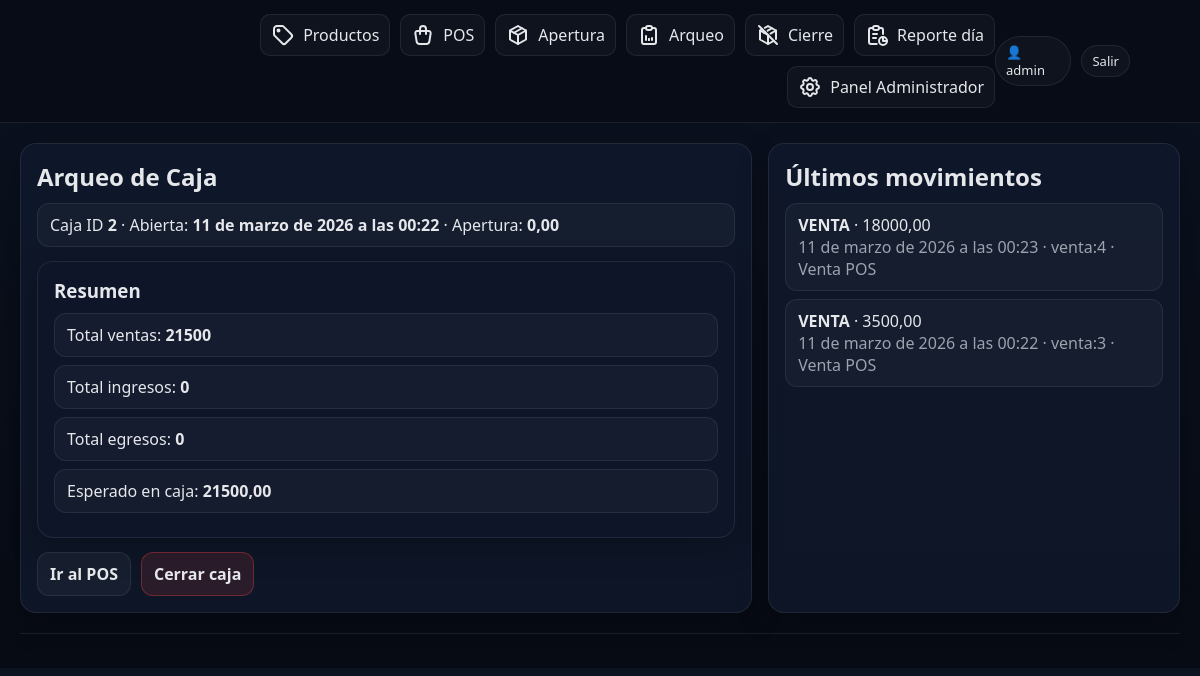
The page /caja/arqueo/ (signed in) on the database its author committed.
### apps/caja/models.py (models this page shows, shortened)
class CajaSesion(models.Model):
    class Estado(models.TextChoices):
        ABIERTA = "ABIERTA", "Abierta"
        CERRADA = "CERRADA", "Cerrada"
    usuario = models.ForeignKey(
        settings.AUTH_USER_MODEL,
        on_delete=models.PROTECT,
        related_name="cajas",
    )
    estado = models.CharField(
        max_length=10,
        choices=Estado.choices,
        default=Estado.ABIERTA,
    )
    fecha_apertura = models.DateTimeField(auto_now_add=True)
    monto_apertura = models.DecimalField(max_digits=12, decimal_places=2, default=0)
    fecha_cierre = models.DateTimeField(blank=True, null=True)
    monto_cierre_declarado = models.DecimalField(max_digits=12, decimal_places=2, blank=True, null=True)
    notas = models.CharField(max_length=255, blank=True)
    class Meta:
        ordering = ["-fecha_apertura"]
        verbose_name = "Caja (Sesión)"
        verbose_name_plural = "Cajas (Sesiones)"

class MovimientoCaja(models.Model):
    class Tipo(models.TextChoices):
        VENTA = "VENTA", "Venta"
        INGRESO = "INGRESO", "Ingreso"
        EGRESO = "EGRESO", "Egreso"
        AJUSTE = "AJUSTE", "Ajuste"
    caja_sesion = models.ForeignKey(
        CajaSesion,
        on_delete=models.PROTECT,
        related_name="movimientos",
    )
    tipo = models.CharField(max_length=10, choices=Tipo.choices)
    monto = models.DecimalField(max_digits=12, decimal_places=2)
    referencia = models.CharField(max_length=80, blank=True)  # ej: "venta:123"
    motivo = models.CharField(max_length=255, blank=True)
    usuario = models.ForeignKey(settings.AUTH_USER_MODEL, on_delete=models.PROTECT)
    creado_en = models.DateTimeField(auto_now_add=True)
    class Meta:
        ordering = ["-creado_en"]
        verbose_name = "Movimiento de Caja"
        verbose_name_plural = "Movimientos de Caja"

### apps/caja/views.py (the view)
# urls.py: path("arqueo/", views.arqueo_caja, name="arqueo"),
@login_required
def arqueo_caja(request):
    caja = get_caja_abierta(request.user)
    if not caja:
        messages.warning(request, "No hay caja abierta. Abrí una caja para comenzar.")
        return redirect("caja:apertura")
    movs = caja.movimientos.all()
    total_ingresos = movs.filter(tipo=MovimientoCaja.Tipo.INGRESO).aggregate(s=Sum("monto"))["s"] or Decimal("0")
    total_egresos  = movs.filter(tipo=MovimientoCaja.Tipo.EGRESO).aggregate(s=Sum("monto"))["s"] or Decimal("0")
    total_ventas   = movs.filter(tipo=MovimientoCaja.Tipo.VENTA).aggregate(s=Sum("monto"))["s"] or Decimal("0")
    esperado = caja.monto_apertura + total_ingresos + total_ventas - total_egresos
    return render(
        request,
        "caja/arqueo.html",
        {
            "caja": caja,
            "total_ingresos": total_ingresos,
            "total_egresos": total_egresos,
            "total_ventas": total_ventas,
            "esperado": esperado,
            "movimientos": movs[:20],
        },
    )

### apps/caja/services.py (called while the page is built)
def get_caja_abierta(usuario) -> CajaSesion | None:
    return (
        CajaSesion.objects
        .filter(usuario=usuario, estado=CajaSesion.Estado.ABIERTA)
        .first()
    )

### templates/caja/arqueo.html (shortened to what this page needs)
{% extends "base.html" %}
{% block content %}
  <div class="grid">
    <section class="card">
      <h1>Arqueo de Caja</h1>
      <div class="msg">
        Caja ID <b>{{ caja.id }}</b> · Abierta: <b>{{ caja.fecha_apertura }}</b> · Apertura: <b>{{ caja.monto_apertura }}</b>
      </div>
      <div class="card" style="margin-top:14px;background:rgba(15,23,42,.55)">
        <h3>Resumen</h3>
        <div class="msg">Total ventas: <b>{{ total_ventas }}</b></div>
        <div class="msg">Total ingresos: <b>{{ total_ingresos }}</b></div>
        <div class="msg">Total egresos: <b>{{ total_egresos }}</b></div>
        <div class="msg">Esperado en caja: <b>{{ esperado }}</b></div>
      </div>
      <div class="row" style="margin-top:14px">
        <a class="btn" href="{% url 'ventas:pos' %}">Ir al POS</a>
        <a class="btn danger" href="{% url 'caja:cierre' %}">Cerrar caja</a>
      </div>
    </section>
    <aside class="card">
      <h2>Últimos movimientos</h2>
      {% if movimientos %}
        {% for m in movimientos %}
          <div class="msg">
            <b>{{ m.tipo }}</b> · {{ m.monto }}<br>
            <span class="muted">{{ m.creado_en }} · {{ m.referencia }} · {{ m.motivo }}</span>
          </div>
        {% endfor %}
      {% else %}
        <p class="muted">Sin movimientos.</p>
      {% endif %}
    </aside>
  </div>
{% endblock %}

### templates/base.html (shortened to what this page needs)
{% load static %}
<!DOCTYPE html>
<html lang="es">
  <head>
    <link rel="stylesheet" href="{% static 'css/styles.css' %}" />
  </head>
  <body>
    <header class="topbar">
      <div class="inner">
        <nav class="nav">
          <a href="#" class="admin-link">
            Productos
          </a>
          <a href="{% url 'ventas:pos' %}" class="admin-link">
            POS
          </a>
          <a href="{% url 'caja:apertura' %}" class="admin-link">
            Apertura
          </a>
          <a href="{% url 'caja:arqueo' %}" class="admin-link">
            Arqueo</a
          >
          <a href="{% url 'caja:cierre' %}" class="admin-link">
            Cierre
          </a>
          <a href="{% url 'reportes:reporte_dia' %}" class="admin-link">
            Reporte día
          </a>
          <a href="/admin/" class="admin-link">
            Panel Administrador</a
          >
        </nav>
        <div class="userbox">
          {% if request.user.is_authenticated %}
          <span class="pill">👤 {{ request.user.username }}</span>
          <a class="pill" href="/admin/logout/">Salir</a>
          {% else %}
          <a class="pill" href="/admin/login/">Ingresar</a>
          {% endif %}
        </div>
      </div>
    </header>
    <main class="container">
       {% block content %}{% endblock %}
      <div class="footer"></div>
    </main>
  </body>
</html>

### static/css/styles.css (style rules this page uses)
:root { --bg: #0b1220; --panel: #111a2e; --panel-2: #0f172a; --text: #e5e7eb; --muted: #9ca3af; --brand: #22c55e; --danger: #ef4444; --warn: #f59e0b; --border: rgba(255, 255, 255, 0.08); }
* { box-sizing: border-box; }
body { margin: 0; font-family: system-ui, -apple-system, Segoe UI, Roboto, Ubuntu, Cantarell, Helvetica, Arial; background: linear-gradient(180deg, var(--bg), #070b14); color: var(--text); }
a { color: inherit; text-decoration: none; }
.container { margin: 0 auto; padding: 20px; }
.topbar { position: sticky; top: 0; z-index: 10; background: rgba(7, 11, 20, 0.75); backdrop-filter: blur(10px); border-bottom: 1px solid var(--border); }
.topbar .inner { max-width: 1100px; margin: 0 auto; display: flex; align-items: center; justify-content: space-between; padding: 14px 20px; }
.nav { display: flex; gap: 10px; flex-wrap: wrap; justify-content: flex-end; }
.nav a { padding: 8px 10px; border: 1px solid var(--border); border-radius: 10px; background: rgba(255, 255, 255, 0.03); }
.userbox { font-size: 14px; color: var(--muted); display: flex; align-items: center; gap: 10px; }
.pill { padding: 6px 10px; border-radius: 999px; border: 1px solid var(--border); background: rgba(255, 255, 255, 0.03); color: var(--text); font-size: 13px; }
.grid { display: grid; grid-template-columns: 1.6fr 0.9fr; gap: 16px; }
.card { border: 1px solid var(--border); background: rgba(17, 26, 46, 0.75); border-radius: 16px; padding: 16px; box-shadow: 0 10px 30px rgba(0, 0, 0, 0.25); }
.card h1, .card h2, .card h3 { margin: 0 0 10px 0; }
.muted { color: var(--muted); }
.row { display: flex; gap: 10px; flex-wrap: wrap; lign-items: center; }
.btn { cursor: pointer; border: 1px solid var(--border); background: rgba(255, 255, 255, 0.04); color: var(--text); padding: 10px 12px; border-radius: 12px; font-weight: 600; }
.btn.danger { background: rgba(239, 68, 68, 0.13); border-color: rgba(239, 68, 68, 0.35); }
.footer { margin-top: 20px; color: var(--muted); font-size: 13px; border-top: 1px solid var(--border); padding-top: 14px; }
.msg { padding: 10px 12px; border-radius: 12px; border: 1px solid var(--border); background: rgba(255, 255, 255, 0.03); margin-bottom: 8px; }
.admin-link { display: flex; justify-content: center; align-items: center; gap: .5rem; }

### rows shown on the page
CajaSesion: id "2", fecha_apertura "11 de marzo de 2026 a las 00:22", monto_apertura "0,00"
MovimientoCaja: tipo "VENTA", monto "18000,00", creado_en "11 de marzo de 2026 a las 00:23", referencia "venta:4", motivo "Venta POS"
MovimientoCaja: tipo "VENTA", monto "3500,00", creado_en "11 de marzo de 2026 a las 00:22", referencia "venta:3", motivo "Venta POS"

### other values the page prints
{{ request.user.username }} "admin"
{{ total_ventas }} "21500"
{{ total_ingresos }} "0"
{{ total_egresos }} "0"
{{ esperado }} "21500,00"
